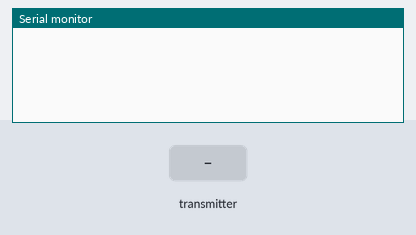
A sketch run on a simulated Arduino Uno, built with avr-gcc and run on an emulated ATmega328P. Parts: the last lines printed to the serial monitor. Inputs (shaded band) come from the test bench. No radio packets arrive unless stated.

Above: at 1.2 s.
1.3 s: the transmitter starts sending data.0 = 0
At 1.37 s:
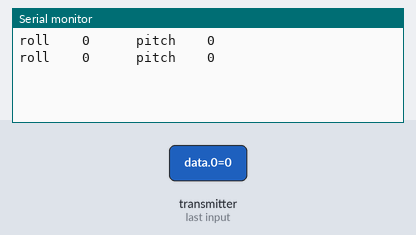
3.2 s: the transmitter starts sending data.1 = 256
At 3.27 s:
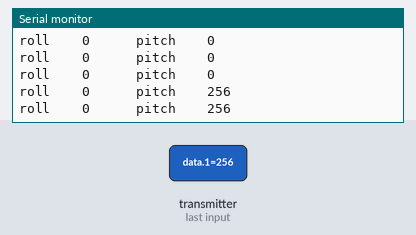
4.7 s: the transmitter starts sending data.0 = 1023
At 4.77 s:
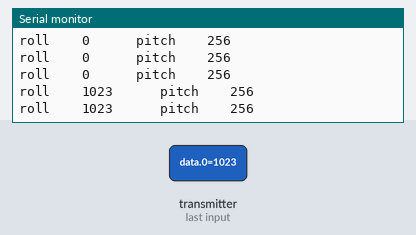
7.7 s: the transmitter starts sending data.1 = 0
At 7.82 s:
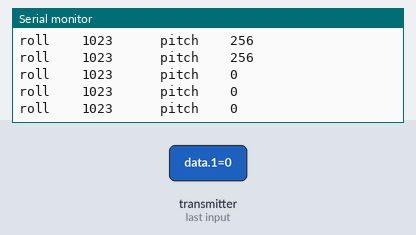
15.2 s: the transmitter starts sending data.1 = 512
At 15.37 s:
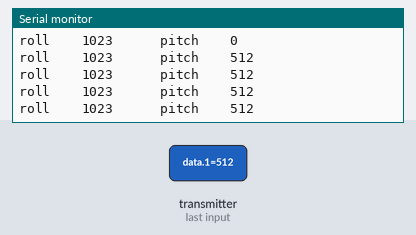
Timing chart, 0 to 18.2 s (numbered marks = the images above; inputs shaded):
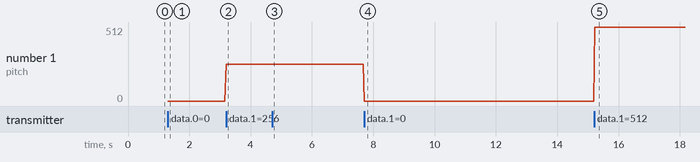

The sketch:

Reciever_test.ino
```cpp
#include<SPI.h>
#include<nRF24L01.h>
#include<RF24.h>
RF24 radio(7,8); //CE,CSN
const byte address[6]= "00001";
void setup() {
  // put your setup code here, to run once:
  Serial.begin(9600);
radio.begin();
radio.openReadingPipe(0, address);
radio.setPALevel(RF24_PA_MIN);
radio.startListening();
}

void loop() {

if(radio.available()){
  int data[2];
  radio.read(&data, sizeof(data));
  Serial.print("roll    ");Serial.print(data[0]);Serial.print("      pitch    ");Serial.println(data[1]);
}
}
```

Measured:
- after the input at 1.3 s, the serial monitor: prints a new line at once (image 1)
- after the input at 3.2 s, the serial monitor: prints a new line at once (image 2)
- after the input at 4.7 s, the serial monitor: prints a new line at once (image 3)
- after the input at 7.7 s, the serial monitor: prints a new line at once (image 4)
- after the input at 15.2 s, the serial monitor: prints a new line at once (image 5)
- plotted number 1: 0 → 256 after the input at 3.2 s, 256 → 0 after the input at 7.7 s, 0 → 512 after the input at 15.2 s
